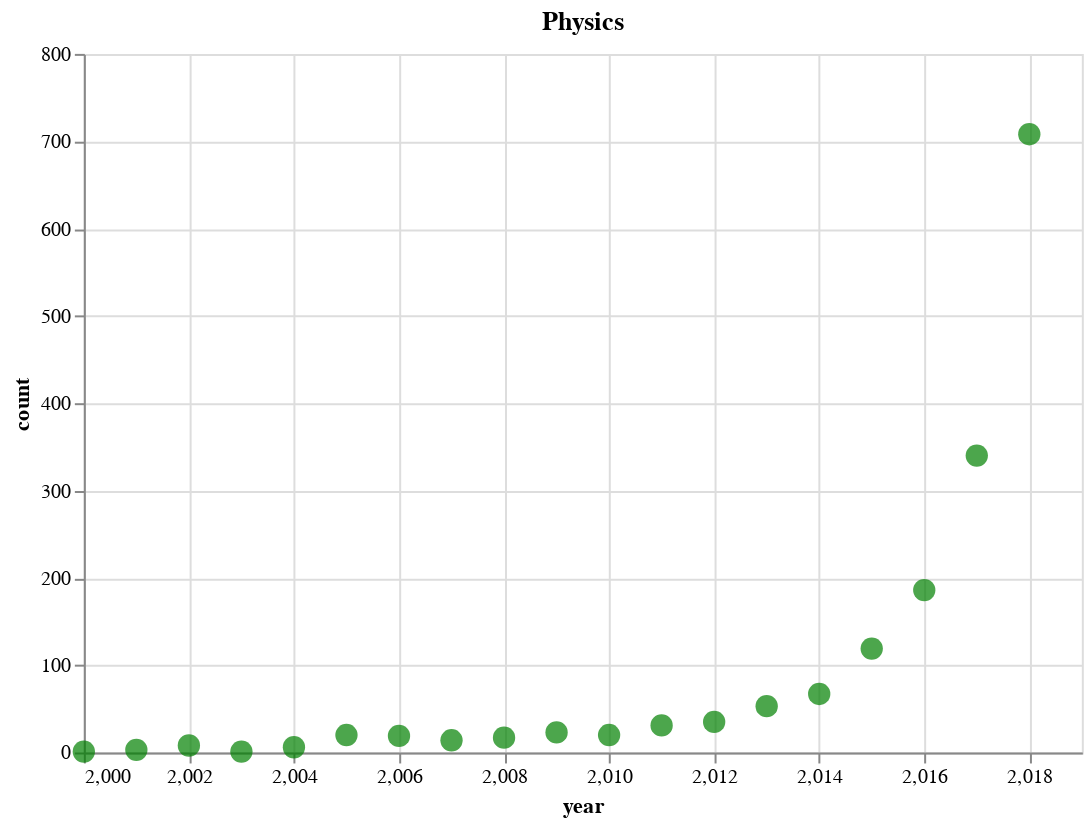

The notebook cell saved with this chart:
### Code cell
charts[2]

### Figure 1 — Vega-Lite specification as saved in the notebook (floating-point values rounded to 4 significant figures)
{"$schema": "https://vega.github.io/schema/vega-lite/v2.4.1.json", "config": {"view": {"height": 300, "width": 400}}, "data": {"values": [{"count": 708, "year": 2018}, {"count": 340, "year": 2017}, {"count": 186, "year": 2016}, {"count": 119, "year": 2015}, {"count": 67, "year": 2014}, {"count": 53, "year": 2013}, {"count": 35, "year": 2012}, {"count": 31, "year": 2011}, {"count": 20, "year": 2010}, {"count": 23, "year": 2009}, {"count": 17, "year": 2008}, {"count": 14, "year": 2007}, {"count": 19, "year": 2006}, {"count": 20, "year": 2005}, {"count": 6, "year": 2004}, {"count": 1, "year": 2003}, {"count": 8, "year": 2002}, {"count": 3, "year": 2001}, {"count": 1, "year": 2000}]}, "encoding": {"x": {"field": "year", "scale": {"domain": [2000, 2019]}, "type": "quantitative"}, "y": {"field": "count", "type": "quantitative"}}, "height": 350, "mark": {"color": "green", "size": 125, "type": "circle"}, "title": "Physics", "width": 500}
